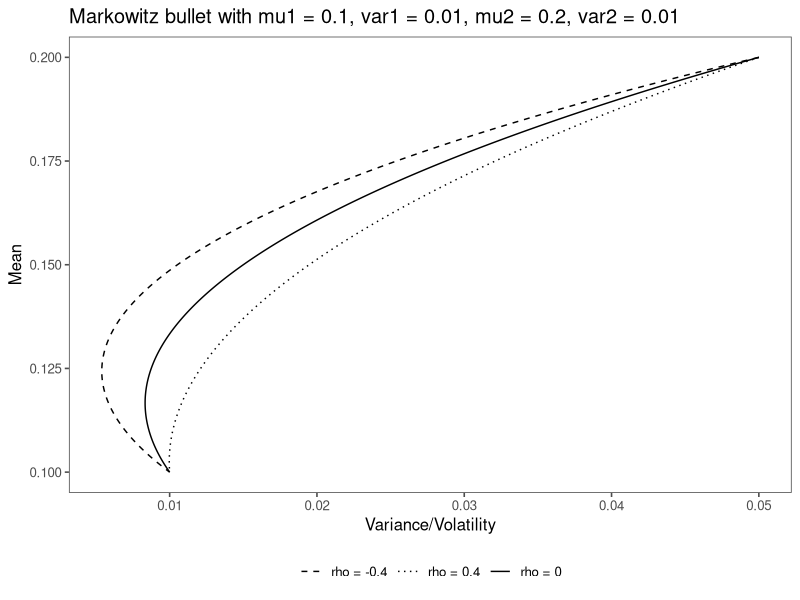

Generate this figure with R:
library(tidyverse)
library(ggthemes)
library(patchwork)

draw_markowitz <- function(mean_1, var_1, mean_2, var_2, rho = 0, range = 0.4){
  alphas <- seq(0, 1, 0.001)
  
  mean_total <- mean_1 * alphas + mean_2 * (1 - alphas)
  variance <- var_1 * alphas^2 + 2 * alphas * (1 - alphas) * rho * 
    sqrt(var_1 * var_2) + var_2 * (1 - alphas)^2
  variance_rho_p <- var_1 * alphas^2 + 2 * alphas * (1 - alphas) * (rho + range) * 
    sqrt(var_1 * var_2) + var_2 * (1 - alphas)^2
  variance_rho_m <- var_1 * alphas^2 + 2 * alphas * (1 - alphas) * (rho - range) * 
    sqrt(var_1 * var_2) + var_2 * (1 - alphas)^2
  
  df <- tibble(
    mean = mean_total,
    variance = variance,
    var_p = variance_rho_p,
    var_m = variance_rho_m
  ) %>% 
    pivot_longer(cols = 2:ncol(.), names_to = "rhos", values_to = "variance")
  
  plot <- ggplot(df) +
    geom_path(aes(variance, mean, linetype = rhos)) +
    labs(
      title = paste0("Markowitz bullet with mu1 = ", mean_1, 
                     ", var1 = ", var_1, ", mu2 = ", mean_2, ", var2 = ", var_1),
      x = "Variance/Volatility",
      y = "Mean",
      linetype = NULL
    ) +
    scale_linetype_manual(labels = c(str_c("rho = ", rho - range),
                              str_c("rho = ", rho + range),
                              str_c("rho = ", rho)),
                          values = c(2, 3, 1)) +
    theme_few() +
    theme(legend.position = "bottom")
  
  return(plot)
}

draw_markowitz(0.1, 0.01, 0.2, 0.05)

pairwise_markowitz <- function(data){
  symbols <- names(data)
  cor_matrix <- cor(data)

  column_list <- list()
  for(i in 1:ncol(data)){
    column <- list()
    for(j in 1:ncol(data)){
      column1 <- data %>% select(i) %>% pull()
      column2 <- data %>% select(j) %>% pull()
      plot <- draw_markowitz(mean(column1), cor_matrix[i, i], 
                     mean(column2), cor_matrix[j, j], cor_matrix[i, j])
      column[[j]] <- plot
    }
    column_list[[i]] <- column
  }
  
  output <- column_list[[1]][[1]]
  for (i in 1:length(column)){
    temp <- column_list[[i]][[1]]
    for (j in 1:length(column)){
      if(j == 1){
        next
      }
      temp <- temp | column_list[[i]][[j]]
    }
    output <- output / temp
  }
}

#pairwise_markowitz(data_cleaned %>% select(-1))

opt_markowitz <- function(mu, omega, returns){
  inv_omega <- solve(omega)
  A <- (t(mu) %*% inv_omega %*% rep(1, length(mu)))[1,1]
  B <- (t(mu) %*% inv_omega %*% mu)[1,1]
  C <- (t(rep(1, length(mu))) %*% inv_omega %*% rep(1, length(mu)))[1,1]
  D <- (B * C - A^2)
  a <- ((returns * C - A) / D)
  
  w <- inv_omega %*% (a * mu + ((1 - a * A) / C) * rep(1, length(mu)))
  return(w)
}